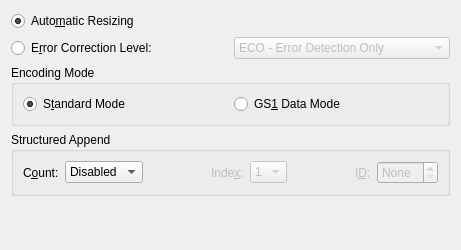
<?xml version="1.0" encoding="UTF-8"?>
<ui version="4.0">
 <class>grpAztec</class>
 <widget class="QWidget" name="grpAztec">
  <property name="geometry">
   <rect>
    <x>0</x>
    <y>0</y>
    <width>461</width>
    <height>237</height>
   </rect>
  </property>
  <property name="maximumSize">
   <size>
    <width>600</width>
    <height>16777215</height>
   </size>
  </property>
  <property name="windowTitle">
   <string>Form</string>
  </property>
  <layout class="QVBoxLayout" name="verticalLayout">
   <item>
    <layout class="QGridLayout" name="gridLayout">
     <item row="0" column="0">
      <widget class="QRadioButton" name="radUltraAuto">
       <property name="text">
        <string>Auto&amp;matic Resizing</string>
       </property>
       <property name="toolTip">
        <string>Size and error correction level will be set
based on data</string>
       </property>
       <property name="checked">
        <bool>true</bool>
       </property>
      </widget>
     </item>
     <item row="1" column="0">
      <widget class="QRadioButton" name="radUltraEcc">
       <property name="text">
        <string>E&amp;rror Correction Level:</string>
       </property>
       <property name="toolTip">
        <string>Set percentage of capacity to use for
error correction codewords</string>
       </property>
      </widget>
     </item>
     <item row="1" column="1">
      <widget class="QComboBox" name="cmbUltraEcc">
       <property name="enabled">
        <bool>false</bool>
       </property>
       <property name="currentIndex">
        <number>0</number>
       </property>
       <property name="toolTip">
        <string>Set percentage of capacity to use for
error correction codewords</string>
       </property>
       <item>
        <property name="text">
         <string>ECO - Error Detection Only</string>
        </property>
       </item>
       <item>
        <property name="text">
         <string>EC1 - Approx 5%</string>
        </property>
       </item>
       <item>
        <property name="text">
         <string>EC2 - Approx 9%</string>
        </property>
       </item>
       <item>
        <property name="text">
         <string>EC3 - Approx 17%</string>
        </property>
       </item>
       <item>
        <property name="text">
         <string>EC4 - Approx 25%</string>
        </property>
       </item>
       <item>
        <property name="text">
         <string>EC5 - Approx 33%</string>
        </property>
       </item>
      </widget>
     </item>
    </layout>
   </item>
   <item>
    <widget class="QGroupBox" name="grpUltraEncodingMode">
     <property name="title">
      <string>Encoding Mode</string>
     </property>
     <property name="toolTip">
      <string>How to process data</string>
     </property>
     <layout class="QGridLayout" name="gridLayoutUltraEncodingMode">
      <property name="sizeConstraint">
       <enum>QLayout::SetMinimumSize</enum>
      </property>
      <item row="0" column="0">
       <widget class="QRadioButton" name="radUltraStand">
        <property name="text">
         <string>S&amp;tandard Mode</string>
        </property>
        <property name="toolTip">
         <string>Process data as normal</string>
        </property>
        <property name="checked">
         <bool>true</bool>
        </property>
       </widget>
      </item>
      <item row="0" column="1">
       <widget class="QRadioButton" name="radUltraGS1">
        <property name="text">
         <string>GS&amp;1 Data Mode</string>
        </property>
        <property name="toolTip">
         <string>Process data as GS1 General Specifications data,
formatted with Application Identifiers (AIs)</string>
        </property>
       </widget>
      </item>
     </layout>
    </widget>
   </item>
   <item>
    <widget class="QGroupBox" name="groupBoxUltraStructApp">
     <property name="title">
      <string>Structured Append</string>
     </property>
     <property name="toolTip">
      <string>Ultracode supports Structured Append of up to
8 symbols</string>
     </property>
     <layout class="QGridLayout" name="gridLayoutUltraStructApp">
      <item row="0" column="0">
       <widget class="QLabel" name="lblUltraStructAppCount">
        <property name="text">
         <string>C&amp;ount:</string>
        </property>
        <property name="alignment">
         <set>Qt::AlignLeft|Qt::AlignLeading|Qt::AlignVCenter</set>
        </property>
        <property name="buddy">
         <cstring>cmbUltraStructAppCount</cstring>
        </property>
        <property name="toolTip">
         <string>Mark symbol as part of a Structured Append sequence
containing a total of this number of symbols
Value ranges from 2 to 16</string>
        </property>
       </widget>
      </item>
      <item row="0" column="1">
       <widget class="QComboBox" name="cmbUltraStructAppCount">
        <property name="sizePolicy">
         <sizepolicy hsizetype="Preferred" vsizetype="Fixed">
          <horstretch>0</horstretch>
          <verstretch>0</verstretch>
         </sizepolicy>
        </property>
        <property name="toolTip">
         <string>Mark symbol as part of a Structured Append sequence
containing a total of this number of symbols
Value ranges from 2 to 8</string>
        </property>
        <item>
         <property name="text">
          <string>Disabled</string>
         </property>
        </item>
        <item>
         <property name="text">
          <string>2</string>
         </property>
        </item>
        <item>
         <property name="text">
          <string>3</string>
         </property>
        </item>
        <item>
         <property name="text">
          <string>4</string>
         </property>
        </item>
        <item>
         <property name="text">
          <string>5</string>
         </property>
        </item>
        <item>
         <property name="text">
          <string>6</string>
         </property>
        </item>
        <item>
         <property name="text">
          <string>7</string>
         </property>
        </item>
        <item>
         <property name="text">
          <string>8</string>
         </property>
        </item>
       </widget>
      </item>
      <item row="0" column="2">
       <spacer name="spacerUltraStructApp2">
        <property name="orientation">
         <enum>Qt::Horizontal</enum>
        </property>
        <property name="sizeHint">
         <size>
          <width>10</width>
          <height>20</height>
         </size>
        </property>
       </spacer>
	  </item>
      <item row="0" column="3">
       <widget class="QLabel" name="lblUltraStructAppIndex">
        <property name="enabled">
         <bool>false</bool>
        </property>
        <property name="text">
         <string>Inde&amp;x:</string>
        </property>
        <property name="alignment">
         <set>Qt::AlignLeft|Qt::AlignLeading|Qt::AlignVCenter</set>
        </property>
        <property name="buddy">
         <cstring>cmbUltraStructAppIndex</cstring>
        </property>
        <property name="toolTip">
         <string>Position of symbol in Structured Append sequence
Value ranges from 1 to count
(ignored if disabled)</string>
        </property>
       </widget>
      </item>
      <item row="0" column="4">
       <widget class="QComboBox" name="cmbUltraStructAppIndex">
        <property name="enabled">
         <bool>false</bool>
        </property>
        <property name="sizePolicy">
         <sizepolicy hsizetype="Preferred" vsizetype="Fixed">
          <horstretch>0</horstretch>
          <verstretch>0</verstretch>
         </sizepolicy>
        </property>
        <property name="toolTip">
         <string>Position of symbol in Structured Append sequence
Value ranges from 1 to count
(ignored if disabled)</string>
        </property>
        <item>
         <property name="text">
          <string>1</string>
         </property>
        </item>
        <item>
         <property name="text">
          <string>2</string>
         </property>
        </item>
        <item>
         <property name="text">
          <string>3</string>
         </property>
        </item>
        <item>
         <property name="text">
          <string>4</string>
         </property>
        </item>
        <item>
         <property name="text">
          <string>5</string>
         </property>
        </item>
        <item>
         <property name="text">
          <string>6</string>
         </property>
        </item>
        <item>
         <property name="text">
          <string>7</string>
         </property>
        </item>
        <item>
         <property name="text">
          <string>8</string>
         </property>
        </item>
       </widget>
      </item>
      <item row="0" column="5">
       <spacer name="spacerUltraStructApp5">
        <property name="orientation">
         <enum>Qt::Horizontal</enum>
        </property>
        <property name="sizeHint">
         <size>
          <width>10</width>
          <height>20</height>
         </size>
        </property>
       </spacer>
	  </item>
      <item row="0" column="6">
       <widget class="QLabel" name="lblUltraStructAppID">
        <property name="enabled">
         <bool>false</bool>
        </property>
        <property name="toolTip">
         <string>Optional ID (File Number) to indicate that symbols
belong to the same Structured Append sequence
Value ranges from 1 to 80088
(ignored if disabled)</string>
        </property>
        <property name="text">
         <string>I&amp;D:</string>
        </property>
        <property name="alignment">
         <set>Qt::AlignLeft|Qt::AlignLeading|Qt::AlignVCenter</set>
        </property>
        <property name="buddy">
         <cstring>spnUltraStructAppID</cstring>
        </property>
       </widget>
      </item>
      <item row="0" column="7">
       <widget class="QSpinBox" name="spnUltraStructAppID">
        <property name="enabled">
         <bool>false</bool>
        </property>
        <property name="toolTip">
         <string>Optional ID (File Number) to indicate that symbols
belong to the same Structured Append sequence
Value ranges from 1 to 80088
(ignored if disabled)</string>
        </property>
        <property name="specialValueText">
         <string>None</string>
        </property>
        <property name="minimum">
         <number>0</number>
        </property>
        <property name="maximum">
         <number>80088</number>
        </property>
        <property name="value">
         <number>0</number>
        </property>
       </widget>
      </item>
     </layout>
    </widget>
   </item>
   <item>
    <spacer name="verticalSpacer">
     <property name="orientation">
      <enum>Qt::Vertical</enum>
     </property>
     <property name="sizeType">
      <enum>QSizePolicy::MinimumExpanding</enum>
     </property>
     <property name="sizeHint" stdset="0">
      <size>
       <width>20</width>
       <height>43</height>
      </size>
     </property>
    </spacer>
   </item>
  </layout>
 </widget>
 <resources/>
 <connections>
  <connection>
   <sender>radUltraEcc</sender>
   <signal>toggled(bool)</signal>
   <receiver>cmbUltraEcc</receiver>
   <slot>setEnabled(bool)</slot>
   <hints>
    <hint type="sourcelabel">
     <x>85</x>
     <y>47</y>
    </hint>
    <hint type="destinationlabel">
     <x>331</x>
     <y>47</y>
    </hint>
   </hints>
  </connection>
 </connections>
</ui>
